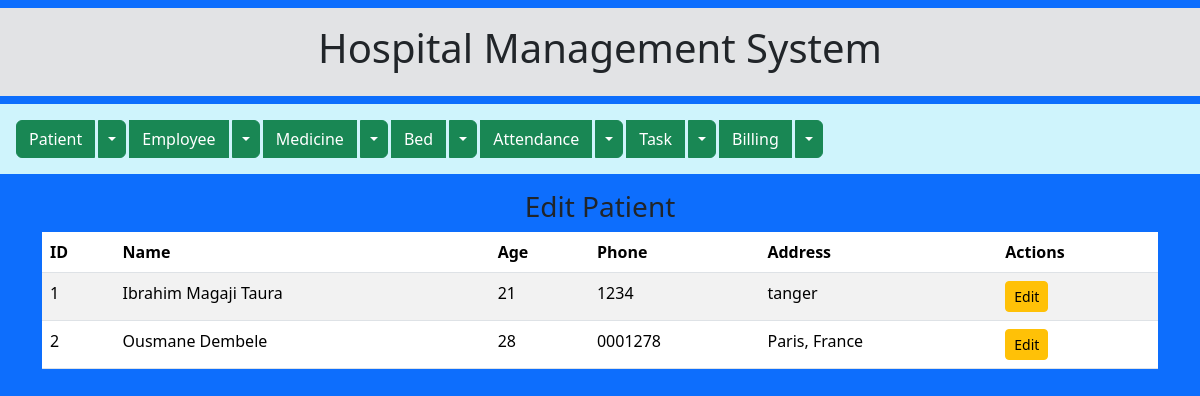
/view_update_patient, run on the app's committed database.
### models/models_patient.py (models this page shows)
class Patient(db.Model):
    id = db.Column(db.Integer, primary_key=True)
    name = db.Column(db.String(100))
    age = db.Column(db.Integer)
    phone = db.Column(db.String(20))   # fixed: was 'Phone' (capital P) — caused a bug
    address = db.Column(db.String(200))

### routes/routes_patient.py (the view)
@patient_bp.route('/view_update_patient')
def view_update_patient():
    patients = get_all_patients()
    return render_template('view_update_patient.html', patients=patients)

### services/services_patient.py (called while the page is built)
def get_all_patients():
    return Patient.query.all()

### templates/view_update_patient.html
{% extends "base.html" %}
{% block content %}
<h3 class="text-center">Edit Patient</h3>
<table class="table table-striped">
    <thead>
        <tr>
            <th>ID</th>
            <th>Name</th>
            <th>Age</th>
            <th>Phone</th>
            <th>Address</th>
            <th>Actions</th>
        </tr>
    </thead>
    <tbody>
        {% for patient in patients %}
        <tr>
            <td>{{ patient.id }}</td>
            <td>{{ patient.name }}</td>
            <td>{{ patient.age }}</td>
            <td>{{ patient.phone }}</td>
            <td>{{ patient.address }}</td>
            <td>
                <a href="/edit_patient/{{ patient.id }}" class="btn btn-warning btn-sm">Edit</a>
            </td>
        </tr>
        {% endfor %}
    </tbody>
</table>
{% endblock %}

### data on the page
Patient: id "1", name "Ibrahim Magaji Taura", age "21", phone "1234", address "tanger"
Patient: id "2", name "Ousmane Dembele", age "28", phone "0001278", address "Paris, France"
